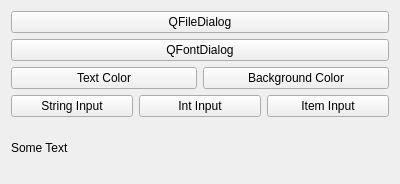
<?xml version="1.0" encoding="UTF-8"?>
<ui version="4.0">
 <class>Widget</class>
 <widget class="QWidget" name="Widget">
  <property name="geometry">
   <rect>
    <x>0</x>
    <y>0</y>
    <width>400</width>
    <height>184</height>
   </rect>
  </property>
  <property name="windowTitle">
   <string>공통 다이얼로그 사용하기</string>
  </property>
  <layout class="QVBoxLayout" name="verticalLayout">
   <item>
    <widget class="QPushButton" name="btn_file_dialog">
     <property name="text">
      <string>QFileDialog</string>
     </property>
    </widget>
   </item>
   <item>
    <widget class="QPushButton" name="btn_font_dialog">
     <property name="text">
      <string>QFontDialog</string>
     </property>
    </widget>
   </item>
   <item>
    <layout class="QHBoxLayout" name="horizontalLayout">
     <item>
      <widget class="QPushButton" name="btn_color">
       <property name="text">
        <string>Text Color</string>
       </property>
      </widget>
     </item>
     <item>
      <widget class="QPushButton" name="btn_background">
       <property name="text">
        <string>Background Color</string>
       </property>
      </widget>
     </item>
    </layout>
   </item>
   <item>
    <layout class="QHBoxLayout" name="horizontalLayout_2">
     <item>
      <widget class="QPushButton" name="btn_str_input">
       <property name="text">
        <string>String Input</string>
       </property>
      </widget>
     </item>
     <item>
      <widget class="QPushButton" name="btn_int_input">
       <property name="text">
        <string>Int Input</string>
       </property>
      </widget>
     </item>
     <item>
      <widget class="QPushButton" name="btn_item_input">
       <property name="text">
        <string>Item Input</string>
       </property>
      </widget>
     </item>
    </layout>
   </item>
   <item>
    <widget class="QLabel" name="lbl_font">
     <property name="text">
      <string>Some Text</string>
     </property>
    </widget>
   </item>
  </layout>
 </widget>
 <resources/>
 <connections/>
</ui>
